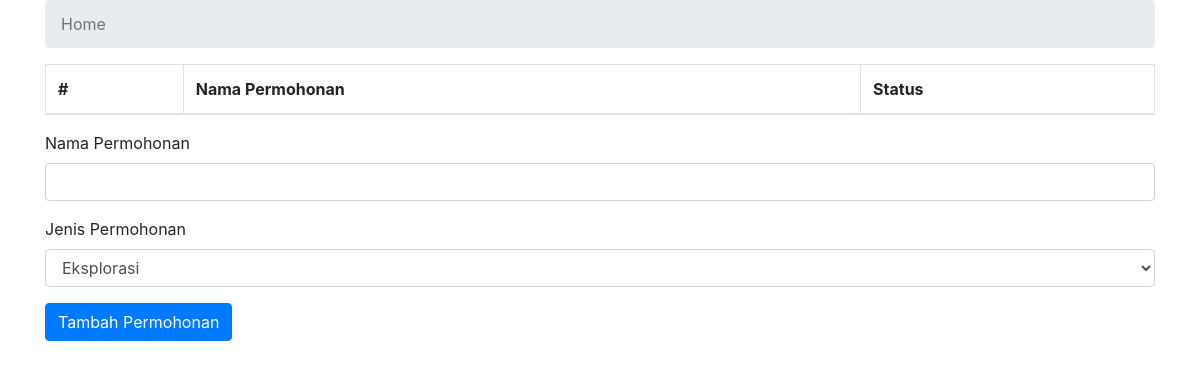
The page /index.php (signed in) on the database as committed earlier.
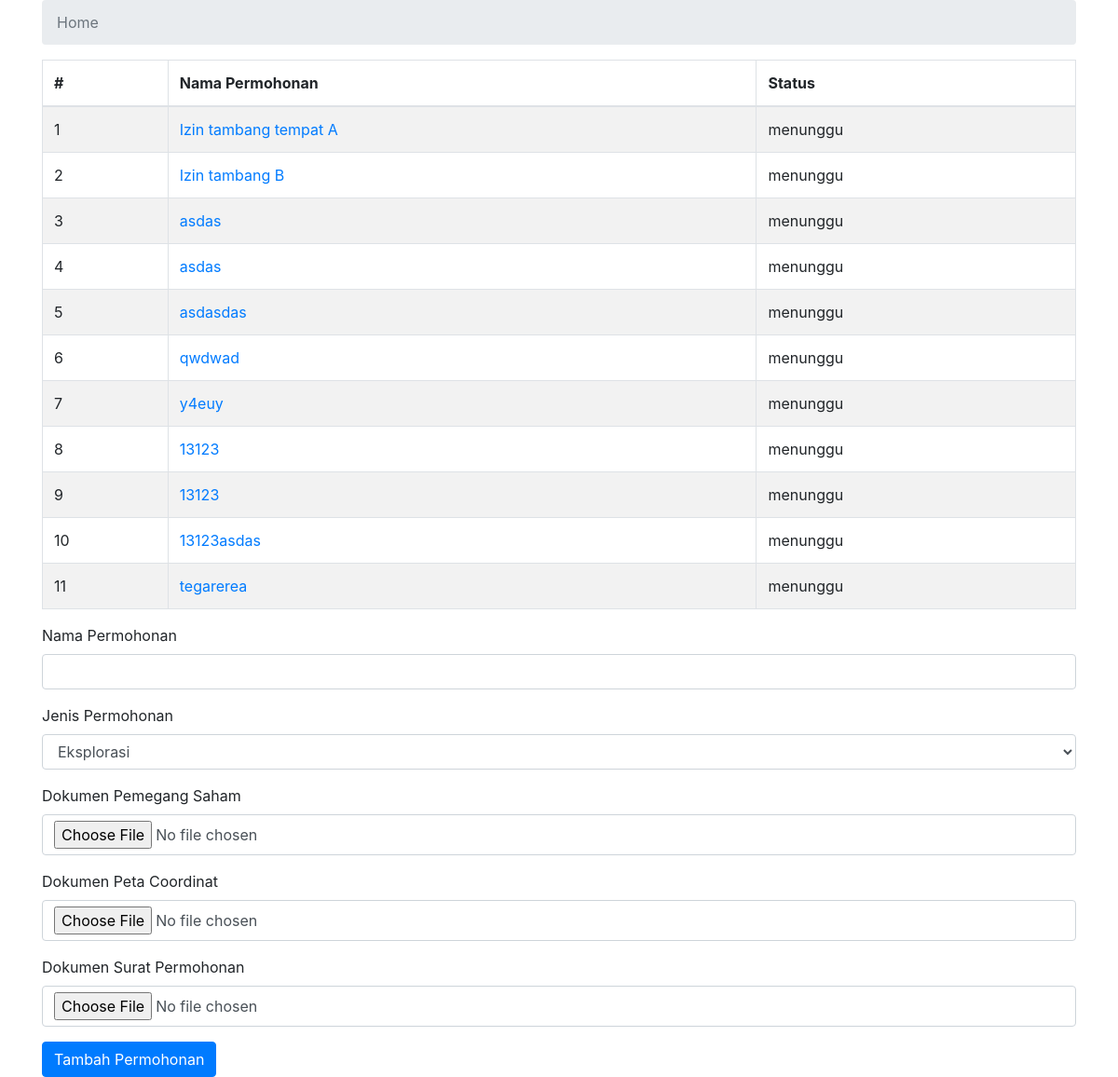
The same page on the database as committed later.
### tables this page shows
CREATE TABLE `permohonan` (
  `permohonan_id` int(11) NOT NULL,
  `nama_permohonan` varchar(75) NOT NULL,
  `username` varchar(25) NOT NULL,
  `status_permohonan` tinyint(1) NOT NULL DEFAULT '0',
  `tanggal_terbit` date DEFAULT NULL,
  `jenis_permohonan` enum('eksplorasi','produksi') NOT NULL,
  `alasan` text
);

CREATE TABLE `jenis_file` (
  `jenis_file` varchar(50) NOT NULL
);

### index.php (the view, shortened to what this page needs)
<?php
    require_once('database.php');
?>
<!DOCTYPE html>
<html>
<head>
  <link rel="stylesheet" href="https://maxcdn.bootstrapcdn.com/bootstrap/4.0.0/css/bootstrap.min.css">
</head>
<body>
  <div class="container">
    <nav aria-label="breadcrumb">
        <ol class="breadcrumb">
            <li class="breadcrumb-item active" aria-current="page">Home</li>
        </ol>
    </nav>
    <table class="table table-bordered table-striped table-hover">
        <thead>
            <th>#</th>
            <th>Nama Permohonan</th>
            <th>Status</th>
        </thead>
        <tbody>
            <?php
                $query = "SELECT permohonan_id, nama_permohonan, status_permohonan FROM permohonan";
                if ($_SESSION["role"] === "user"){
                    $query .= " WHERE username = ?";
                    $stmt = mysqli_prepare($con,$query);
                    $stmt->bind_param("s",$_SESSION["username"]);
                }else{
                    $stmt = mysqli_prepare($con,$query);
                }
                $stmt->execute();
                $result = $stmt->get_result()->fetch_all(MYSQLI_ASSOC);
                $i = 1;
                array_map(function($value) use (&$i){
                    $permohonan_id = $value['permohonan_id'];
                    $show = "<tr>
                        <td>".$i++."</td>
                        <td><a href='permohonan.php?id=$permohonan_id'>".$value['nama_permohonan']."</a></td>
                        ";
                    if($value["status_permohonan"] == 0){
                        $status = "menunggu";
                    }else if ($value["status_permohonan"] == 1){
                        $status = "berhasil";
                    }else{
                        $status = "gagal";
                    }
                    if($_SESSION["role"] == "admin" && $value["status_permohonan"] == 0){
                        $show .= "<td>
                                <a href='admin/setuju.php?id=$permohonan_id&status=1' class='btn btn-primary'>Setuju</a>
                                <a href='admin/gagal.php?id=$permohonan_id' class='btn btn-danger'>Tidak Setuju</a>
                            </td>";
                    } else{
                        $show .= "<td>
                            $status
                        </td>";
                    }
                    $show .= "</tr>";
                    echo $show;
                },$result);
            ?>
        </tbody>
    </table>
    <?php
        if($_SESSION["role"] == "user"){
    ?>
    <form action="ajukan_permohonan.php" method="POST" enctype="multipart/form-data">
        <div class="form-group">
            <label for="namapermohonanInput">Nama Permohonan</label>
            <input type="text" required class="form-control" name="permohonan" id="namapermohonanInput"/>
        </div>
        <div class="form-group">
            <label for="jenispermohonanInput">Jenis Permohonan</label>
            <select name="jenis_permohonan" id="jenispermohonanInput" class="form-control">
                <option value="eksplorasi">Eksplorasi</option>
            </select>
        </div>
        <?php
            $stmt = mysqli_prepare($con,"SELECT jenis_file FROM jenis_file");
            $stmt->execute();
            $result = $stmt->get_result()->fetch_all(MYSQLI_ASSOC);
            array_map(function($value){
                $id_file = $value['jenis_file'];
                $nama_file = ucwords(str_replace('_',' ',$id_file));
                echo '<div class="form-group">
                    <label for="'.$id_file.'Input">Dokumen '.$nama_file.'</label>
                    <input type="file" accept="application/pdf,application/vnd.openxmlformats-officedocument.wordprocessingml.document,application/msword" required class="form-control" name="'.$id_file.'" id="'.$id_file.'Input"/>
                </div>';
            },$result);
        ?>
        <button type="submit" class="btn btn-primary">Tambah Permohonan</button>
    </form>
    <?php
        }
    ?>
  </div>
</body>
</html>

Rows that differ between the two databases and show on the page:
added permohonan: nama_permohonan "Izin tambang tempat A", status_permohonan "menunggu"
added permohonan: nama_permohonan "Izin tambang B", status_permohonan "menunggu"
added permohonan: nama_permohonan "asdas", status_permohonan "menunggu"
added permohonan: nama_permohonan "asdas", status_permohonan "menunggu"
added permohonan: nama_permohonan "asdasdas", status_permohonan "menunggu"
added permohonan: nama_permohonan "qwdwad", status_permohonan "menunggu"
added permohonan: nama_permohonan "y4euy", status_permohonan "menunggu"
added permohonan: nama_permohonan "13123", status_permohonan "menunggu"
added permohonan: nama_permohonan "13123", status_permohonan "menunggu"
added permohonan: nama_permohonan "13123asdas", status_permohonan "menunggu"
added permohonan: nama_permohonan "tegarerea", status_permohonan "menunggu"
added jenis_file: jenis_file "Pemegang Saham"
added jenis_file: jenis_file "Peta Coordinat"
added jenis_file: jenis_file "Surat Permohonan"
Other text that changed with them:
$i++: (not shown) → "1 2 3 4 5 6 7 8 9 10 11"
text now shown: "Dokumen Dokumen Dokumen"
